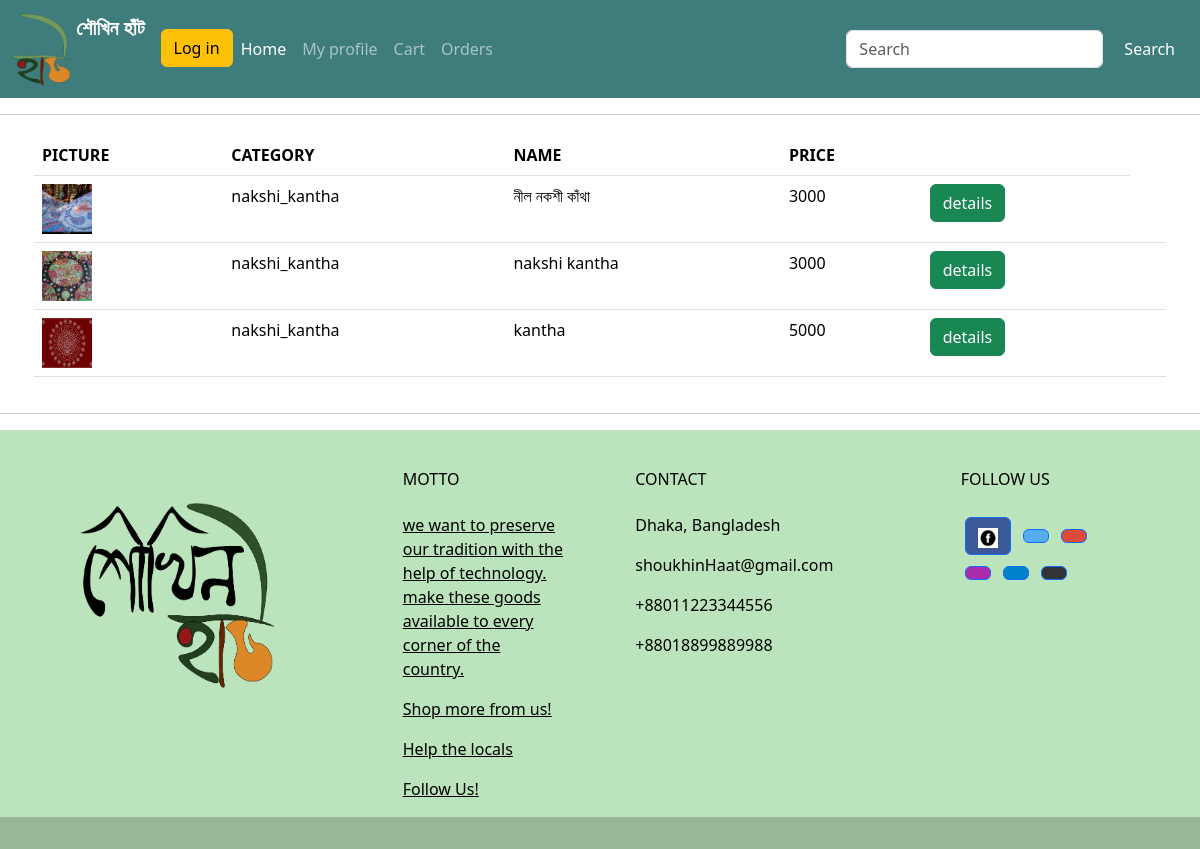
The page /category_nakshi_kantha/ on the database as committed earlier.
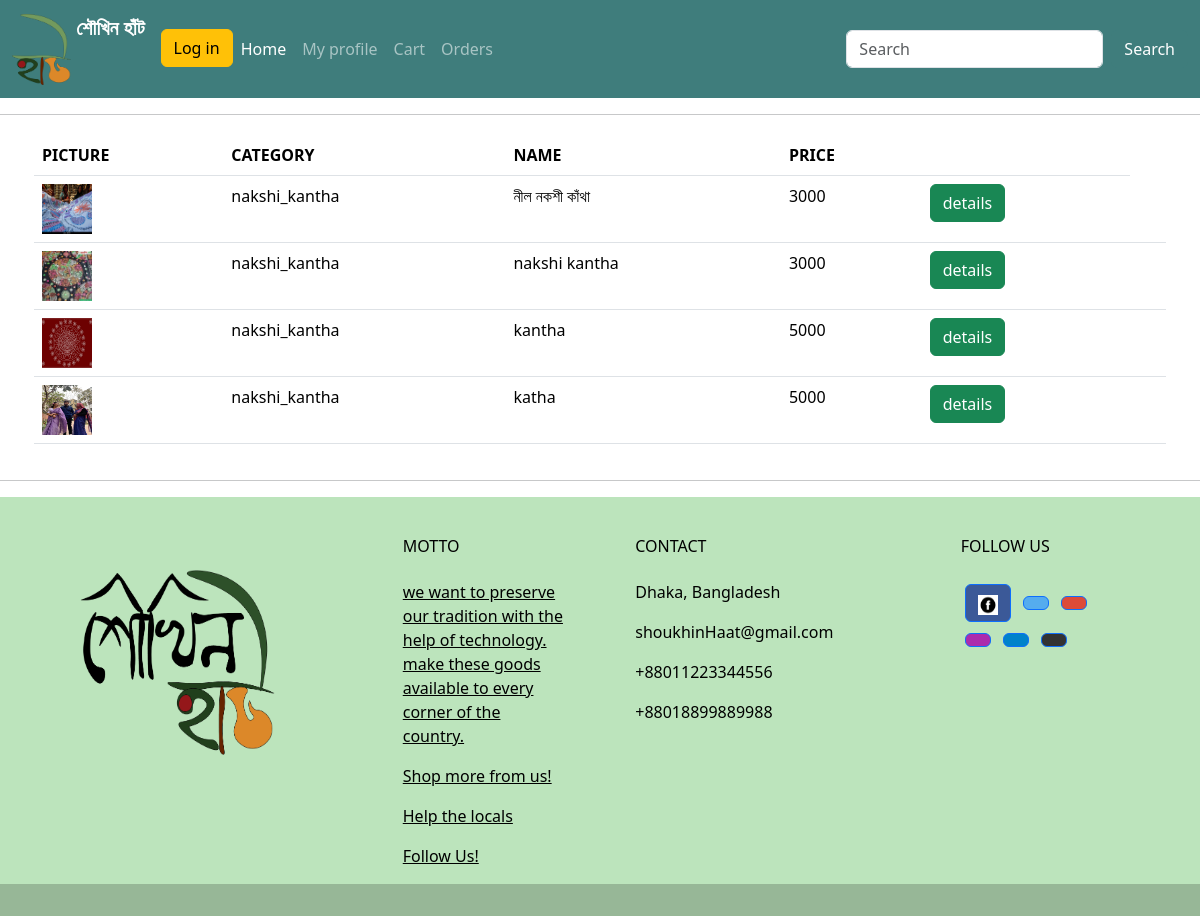
The same page on the database as committed later.
### shoukhin/models.py (models this page shows, shortened)
class product(models.Model):
    CATEGORY_CHOICES = CATEGORY_CHOICES = [
        ('jute', 'Jute'),
        ('clothing', 'Clothing'),
        ('jewellery', 'Jewellery'),
        ('food', 'Food'),
        ('home_decor', 'Home Decor'),
        ('pottery', 'Pottery'),
        ('nakshi_kantha', 'Nakshi Kantha'),
        ('others', 'Others'),
    ]
    name = models.CharField(max_length=200)
    price = models.IntegerField()
    description = models.TextField(blank=True,null=True)
    measurements = models.CharField(max_length=300)
    category = models.CharField(max_length=100, choices=CATEGORY_CHOICES, default='others')
    image = models.ImageField(upload_to='static/images', blank=True, null=True, default='static/images/default_no_img.jfif')
    stock = models.IntegerField(default=0)

### shoukhin/views.py (the view)
# urls.py: path('category_nakshi_kantha/',s_view.category_nakshi_kantha, name='category_nakshi_kantha'),
def category_nakshi_kantha(request):
    pro = product.objects.all()
    context={
        'product':pro,
    }
    return  render(request,template_name='body/category_nakshi_kantha.html',context=context)

### shoukhin/template/body/category_nakshi_kantha.html (shortened to what this page needs)
{% extends 'body/main.html' %}
{% load static %}
{% block content %}
<table class="table">
  <thead class="thead-dark">
    <tr>
      <th scope="col">PICTURE</th>
      <th scope="col">CATEGORY</th>
      <th scope="col">NAME</th>
      <th scope="col">PRICE</th>
      <th> </th>
    </tr>
  </thead>
  <tbody>
  {% for p in product %}
    {% if p.category == 'nakshi_kantha' %}
    <tr>
      <td><img src = "{{p.image.url}}" style="height:50px ; width:50px"></td>
      <td>{{p.category}}</td>
      <td>{{p.name}}</td>
      <td>{{p.price}}</td>
      <td><a href="{% url 'view_product' p.id %}" class="btn btn-success ">details</a></td>
      <td>
      </td>
    </tr>
   {% endif %}
  {% endfor %}
  </tbody>
</table>
{% endblock %}

Rows that differ between the two databases and show on the page:
added product: image (picture), category "nakshi_kantha", name "katha", price "5000"
